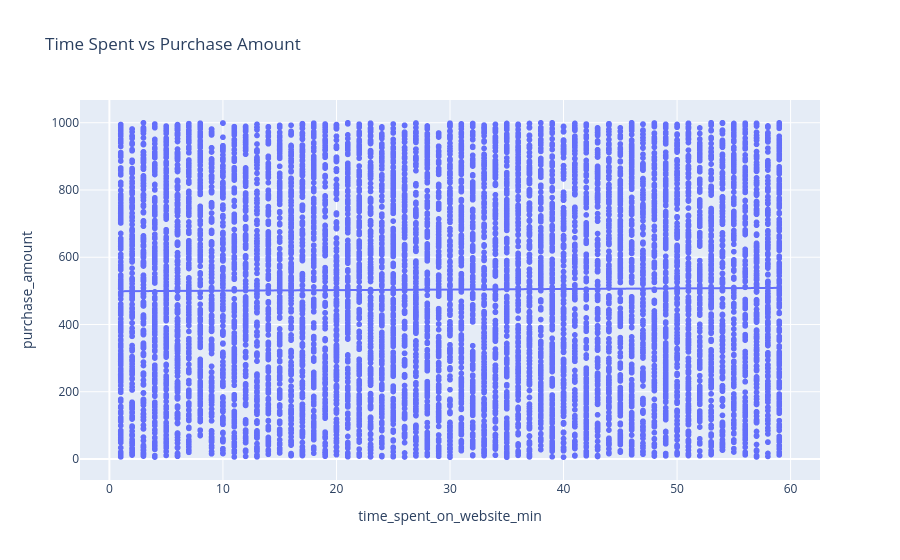

Notebook source saved alongside this figure:
### Code cell
import plotly.express as px
import plotly.io as pio


fig = px.scatter(
    df,
    x='time_spent_on_website_min',
    y='purchase_amount',
    title='Time Spent vs Purchase Amount',
    trendline='ols'
)

fig.show()

### Figure 1 — Plotly figure (JSON) as saved in the notebook; plotly's stock layout.template omitted (floating-point values rounded to 4 significant figures; data arrays with more than 128 entries replaced by an {"elided": "..."} marker saying what was removed)
{"data": [{"hovertemplate": "time_spent_on_website_min=%{x}<br>purchase_amount=%{y}<extra></extra>", "legendgroup": "", "marker": {"color": "#636efa", "symbol": "circle"}, "mode": "markers", "name": "", "showlegend": false, "type": "scattergl", "x": {"elided": "10000 int values"}, "xaxis": "x", "y": {"elided": "10000 float values"}, "yaxis": "y"}, {"hovertemplate": "<b>OLS trendline</b><br>purchase_amount = 0.168772 * time_spent_on_website_min + 498.843<br>R<sup>2</sup>=0.000100<br><br>time_spent_on_website_min=%{x}<br>purchase_amount=%{y} <b>(trend)</b><extra></extra>", "legendgroup": "", "marker": {"color": "#636efa", "symbol": "circle"}, "mode": "lines", "name": "", "showlegend": false, "type": "scattergl", "x": {"elided": "10000 int values"}, "xaxis": "x", "y": {"elided": "10000 float values"}, "yaxis": "y"}], "layout": {"legend": {"tracegroupgap": 0}, "title": {"text": "Time Spent vs Purchase Amount"}, "xaxis": {"anchor": "y", "domain": [0, 1], "title": {"text": "time_spent_on_website_min"}}, "yaxis": {"anchor": "x", "domain": [0, 1], "title": {"text": "purchase_amount"}}}}
